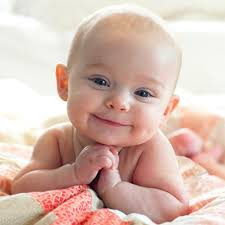
#> input picture communication/test1.jpg, 225 x 225 px, given in place of the camera
$ python camera_test.py
#> lines starting #> are read from the running program, lines starting #| are printed output that depends on the picture
import numpy as np
import cv2
import imutils
import time
face_cascade = cv2.CascadeClassifier('lbpcascade_frontalface.xml')
cap = cv2.VideoCapture(0)
def map(x, in_min, in_max, out_min, out_max):
    return (x - in_min) * (out_max - out_min) / (in_max - in_min) + out_min
pos = 400
while(True):
    ret, frame = cap.read()
#> frame is the input picture: shape (225, 225, 3); mean B, G, R 175.9, 186.9, 214.8
    frame = imutils.resize(frame,width=400)
#> frame: shape (400, 400, 3)
    #print(frame.shape)
    gray = cv2.cvtColor(frame, cv2.COLOR_BGR2GRAY)
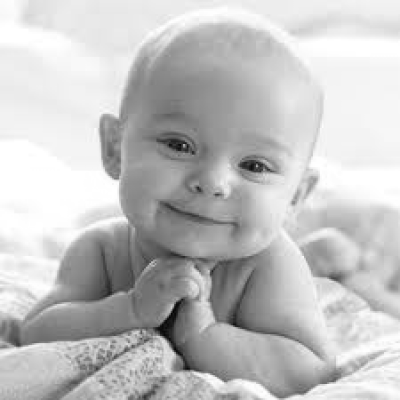
#> gray: shape (400, 400); min 2, max 255, mean 193.9
    faces = face_cascade.detectMultiScale(gray, 1.1, 2)
#> faces = [[200, 176, 57, 57]]
    face_center = {}
    size = 0
    for (x,y,w,h) in faces:
        if w*h>size and w*h >1000:
            #print(w*h)
            face_center['x'] = int(x+w/2)
            face_center['y'] = int(y+h/2)
            size = w*h
            cv2.rectangle(frame,(x,y),(x+w,y+h),(255,0,0),2)
            cv2.circle(frame,(face_center['x'],face_center['y']),10,(255,0,0),-1)
#> this loop made 1 pass
#> (x, y, w, h, size) on pass 1: (200, 176, 57, 57, 3249)
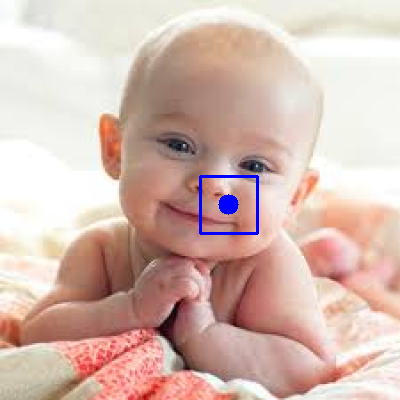
#> frame: shape (400, 400, 3); mean B, G, R 176.5, 185.9, 213.5
#> after the loop, face_center = {'x': 228, 'y': 204}; size = 3249
    if(len(faces)>0 and size>1000):
        data = int(map(face_center['x'],0,320,-300,300))
#> data = 127
        if not(data>-50 and data <50):
            pos = (pos+data)
#> pos = 527
        if pos < -300:
            pos = -300
        elif pos > 300:
            pos = 300
        move = pos+500
        time.sleep(0.1)
        print(move,data)
#| 800 127
    #print(face_center)
    cv2.imshow('frame',frame)
    if cv2.waitKey(1) & 0xFF == ord('q'):
#> (key q is pressed here)
        break
cv2.destroyAllWindows()

$ run again, on communication/test3.jpg
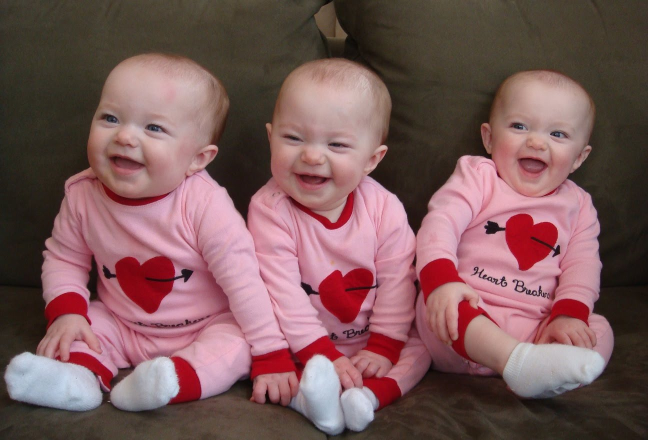
#> input picture communication/test3.jpg, 1296 x 880 px, given in place of the camera (shown at 1/2 size)
#> frame is the input picture: shape (880, 1296, 3); mean B, G, R 90, 89.5, 123.2
#> `gray = cv2.cvtColor(frame, cv2.COLOR_BGR2GRAY)`:
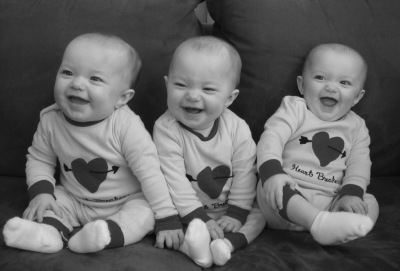
#> gray: shape (271, 400); min 8, max 222, mean 99.6
#> faces = [[301, 54, 64, 64], [336, 170, 53, 53], [44, 46, 73, 73], [160, 59, 69, 69]]
#> the loop `for (x,y,w,h) in faces:` made 4 passes
#> (x, y, w, h, size) on passes 1, 3: (301, 54, 64, 64, 4096), (44, 46, 73, 73, 5329)
#> after the loop `for (x,y,w,h) in faces:`:
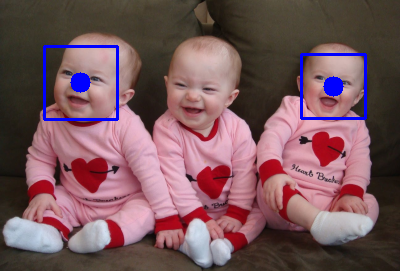
#> frame: shape (271, 400, 3); mean B, G, R 92.9, 87, 120
#> after the loop `for (x,y,w,h) in faces:`: face_center = {'x': 80, 'y': 82}; size = 5329
#> data = -150
#> pos = 250
#> move = 750
#| 750 -150
